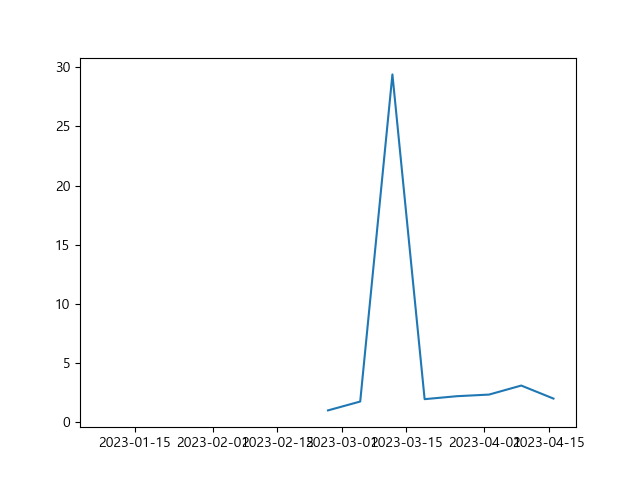

Recreate this plot in Python.
#웹 스크래핑 예시

import requests
from bs4 import BeautifulSoup

url = 'https://movie.daum.net/ranking/reservation'
response = requests.get(url)
soup = BeautifulSoup(response.text, 'html.parser')

ol=soup.select_one('.list_movieranking')
li_list=ol.find_all('li') # [] -> 리스트 형태
print(li_list)

movie=[]

for li in li_list: #li=tag
    rank=li.select_one('.rank_num').text # class name
    name=li.select_one('.link_txt').text
    see=li.select_one('.ico_see').text
    grade=li.select_one('.txt_grade').text
    num=li.select_one('.txt_num').text[:-1] # 소숫점x
    mvdate=li.select_one('.txt_info > .txt_num').text # class name 같을 경우 구조 사용
    
    movie.append([rank, name, see, grade, num, mvdate])
    print(rank, name, see, grade, num, mvdate)

print(movie) #나와서 확인

import pandas as pd #판다스를 이용해 csv로 저장

df = pd.DataFrame(movie, columns=['순위','영화명','관람가','평점','예매율','개봉일'])

df.to_csv('movie_info.csv',index=False,encoding='cp949')

#print(df.info()) # 저장될 때 전부 오브젝트 숫자와 비교가 안됨.

df = pd.read_csv('movie_info.csv',encoding='cp949') #읽어오면서 숫자는 숫자로 형변환해줌.

print(df.info()) # 형변환 완료

print(df[(df['평점']>8)])


import matplotlib
import matplotlib.pyplot as plt
matplotlib.rcParams['font.family'] = 'Malgun Gothic'

# 23.01.04 -> '%y.%m.%d'
df['개봉일'] = pd.to_datetime(df['개봉일'], format='%y.%m.%d')
#print(df.info()) #datetime64[ns] -> 형변환 된것 확인

df_weekly = df.resample('W', on='개봉일').mean(numeric_only=True ) #숫자 아닌것 워닝 방지)

#plt.plot(df_weekly.index, df_weekly['예매율'])
#plt.show() #결측치 때문에 앞쪽이 날라감.

df_weekly = df_weekly.fillna(0) #결측치 0으로 처리
print(df_weekly)

plt.plot(df_weekly.index, df_weekly['예매율'])
plt.show()

'''
평가
-> 웹크롤링
-> 공공데이터 가져와서 처리
둘 중에 하나 하거나 하나로 해서 4월 10일 까지 제출
'''
